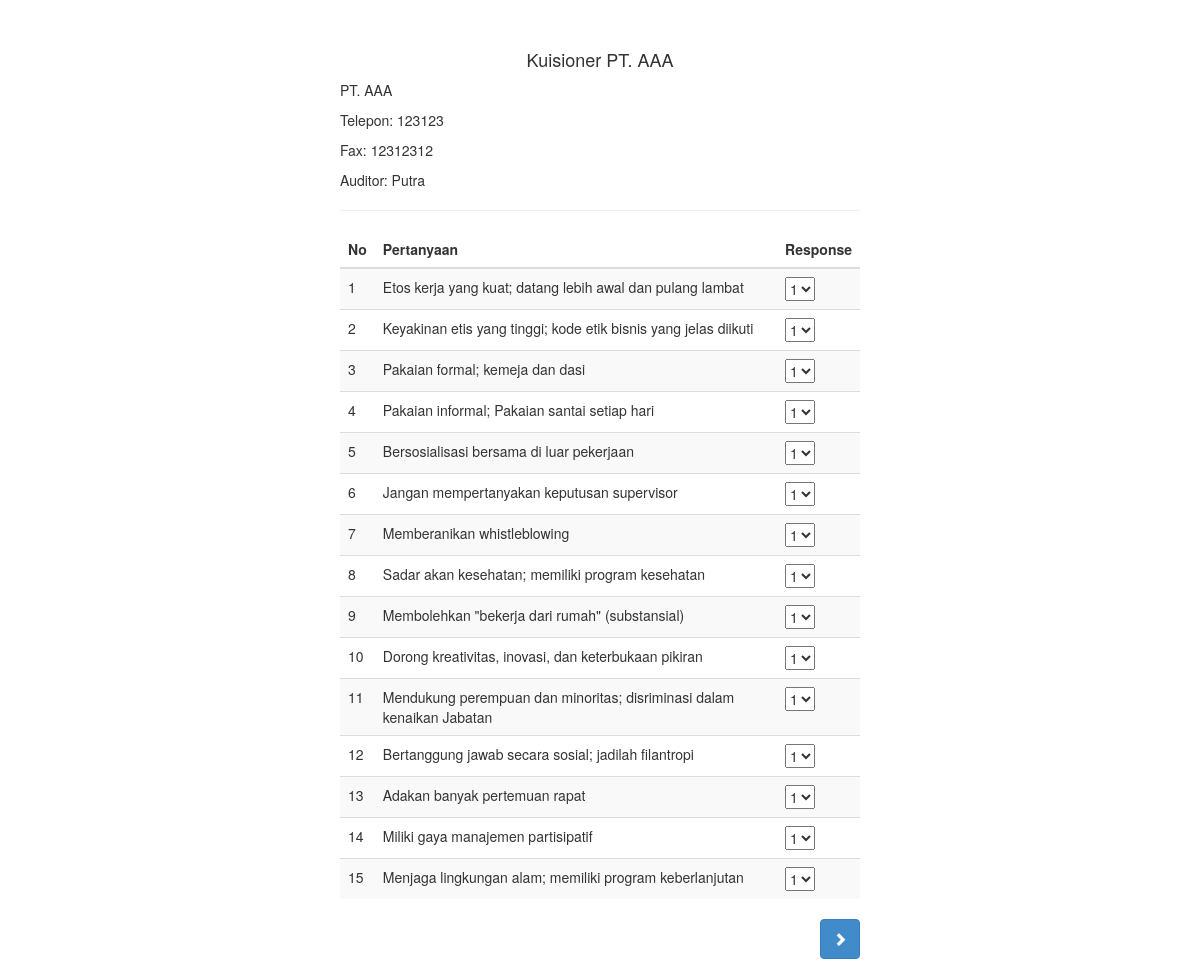
The app's page /kuisioner1.php?id=USR-1000003 with its own data.
### tables this page shows
CREATE TABLE `tbl_pengguna` (
  `id_pengguna` varchar(50) NOT NULL,
  `nama_perusahaan` varchar(50) DEFAULT NULL,
  `alamat_perusahaan` text,
  `telp_perusahaan` varchar(50) DEFAULT NULL,
  `fax_perusahaan` varchar(50) DEFAULT NULL,
  `tanggal` date DEFAULT NULL,
  `code_kuisioner` varchar(50) DEFAULT NULL,
  `nama_auditor` varchar(50) DEFAULT NULL,
  `file_upload` varchar(50) DEFAULT NULL
);

CREATE TABLE `tbl_pertanyaan` (
  `id_pertanyaan` int(11) NOT NULL,
  `pertanyaan` text NOT NULL,
  `id_domain` varchar(50) DEFAULT NULL,
  `id_subdomain` varchar(50) DEFAULT NULL,
  `id_subsubdomain` varchar(50) DEFAULT NULL
);

### kuisioner1.php (the view, shortened to what this page needs)
<?php
  require_once('koneksi.php');
  $id = mysqli_real_escape_string($db,$_GET['id']);
  $sql = "SELECT * from tbl_pengguna where id_pengguna = '$id' ";
  $result = mysqli_query($db,$sql);
  $row = mysqli_fetch_array($result,MYSQLI_ASSOC);
  $no = 1;
  $sql = "SELECT * FROM tbl_pertanyaan where id_pertanyaan >=1 and id_pertanyaan <=15";
  $result = mysqli_query($db,$sql);
?>
<!DOCTYPE html>
<html lang="en">
  <head>
    <link rel="stylesheet" href="https://maxcdn.bootstrapcdn.com/bootstrap/3.4.0/css/bootstrap.min.css">
    <link href="bootstrap.min.css" rel="stylesheet">
    <link href="dashboard.css" rel="stylesheet">
  </head>
  <body>
    <div class="container-fluid">
      <div class="row">
        <div class="col-sm-9 col-sm-offset-3 col-md-6 col-md-offset-3 main">
          <div class="sub-header">
            <h4 style="text-align: center;">Kuisioner <?php echo $row['nama_perusahaan'];?></h4>
            <p><?php echo $row['alamat_perusahaan'];?></p>
            <p>Telepon: <?php echo $row['telp_perusahaan'];?></p>
            <p>Fax: <?php echo $row['fax_perusahaan'];?></p>
            <p>Auditor: <?php echo $row['nama_auditor'];?></p>
          </div>
          <div class="table-responsive">
            <br>
            <form method="post" action="kuisioner2.php?id=<?php echo $id;?>">
              <table class="table table-striped">
               <thead>
                  <tr>
                    <th>No</th>
                    <th>Pertanyaan</th>
                    <th>Response</th>
                  </tr>
                </thead>
                <tbody>
                  <?php
                  $satu = 1;
                    while($tampil = mysqli_fetch_array($result,MYSQLI_ASSOC)){
                  ?>
                  <tr>
                    <td><?php echo $no++;?></td>
                    <td><?php echo $tampil['pertanyaan']?></td>
                    <td>
                      <select name="dom1[]">
                        <option value="<?php echo $satu;?>">1</option>
                      </select>
                    </td>
                  </tr>
                  <?php
                    }
                  ?>
                </tbody>
               </table>
              <div style="float: right;">
                <button style="float: right; height:40px;" type="submit" class="btn btn-primary" name="submit"><span class="glyphicon glyphicon-chevron-right"></span></button>
              </div>
            </form>
          </div>
        </div>
      </div>
    </div>
  </body>
</html>

### dashboard.css (style rules this page uses)
body { padding-top: 20px; }
.sub-header { padding-bottom: 10px; border-bottom: 1px solid #eee; }
.main { padding: 20px; }
@media (min-width: 768px) { .main { padding-right: 40px; padding-left: 40px; } }

### records on screen
tbl_pengguna: nama_perusahaan "PT. AAA", alamat_perusahaan "PT. AAA", telp_perusahaan "123123", fax_perusahaan "12312312", nama_auditor "Putra"
tbl_pertanyaan: pertanyaan "Etos kerja yang kuat; datang lebih awal dan pulang lambat"
tbl_pertanyaan: pertanyaan "Keyakinan etis yang tinggi; kode etik bisnis yang jelas diikuti"
tbl_pertanyaan: pertanyaan "Pakaian formal; kemeja dan dasi"
tbl_pertanyaan: pertanyaan "Pakaian informal; Pakaian santai setiap hari"
tbl_pertanyaan: pertanyaan "Bersosialisasi bersama di luar pekerjaan"
tbl_pertanyaan: pertanyaan "Jangan mempertanyakan keputusan supervisor"
tbl_pertanyaan: pertanyaan "Memberanikan whistleblowing"
tbl_pertanyaan: pertanyaan "Sadar akan kesehatan; memiliki program kesehatan"
tbl_pertanyaan: pertanyaan "Membolehkan \"bekerja dari rumah\" (substansial)"
tbl_pertanyaan: pertanyaan "Dorong kreativitas, inovasi, dan keterbukaan pikiran"
tbl_pertanyaan: pertanyaan "Mendukung perempuan dan minoritas; disriminasi dalam kenaikan Jabatan"
tbl_pertanyaan: pertanyaan "Bertanggung jawab secara sosial; jadilah filantropi"
tbl_pertanyaan: pertanyaan "Adakan banyak pertemuan rapat"
tbl_pertanyaan: pertanyaan "Miliki gaya manajemen partisipatif"
tbl_pertanyaan: pertanyaan "Menjaga lingkungan alam; memiliki program keberlanjutan"
